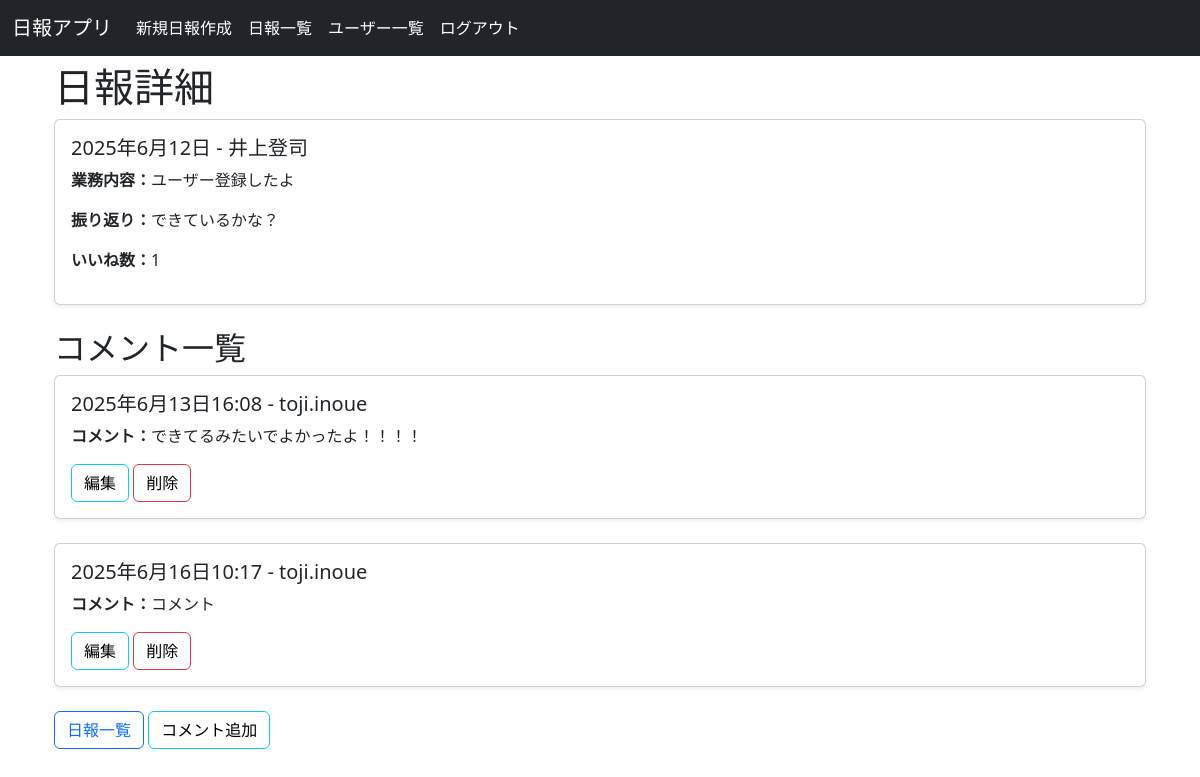
/reportapp/detail/7/ (signed in), run on an earlier commit of the app's database.
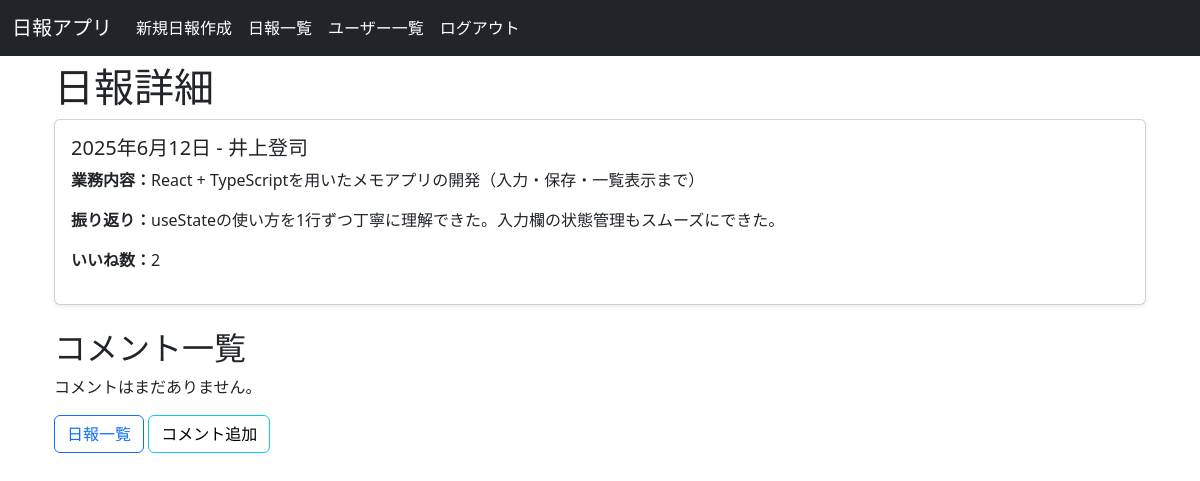
And on a later commit of the database.
### reportapp/models.py (models this page shows, shortened)
class Report(models.Model):
    data = models.DateField(default=timezone.now)
    author = models.ForeignKey(User, on_delete=models.CASCADE, null=True)
    content = models.TextField(blank=False)
    comment = models.TextField(blank=False)
    created_at = models.DateTimeField(auto_now_add=True)
    updated_at = models.DateTimeField(auto_now=True)
    likes = models.ManyToManyField(User, related_name='liked_reports', blank=True)

class Comment(models.Model):
    report = models.ForeignKey(Report, on_delete=models.CASCADE, related_name='comments')
    author = models.ForeignKey(User, on_delete=models.CASCADE)
    content = models.TextField(blank=False)
    created_at = models.DateTimeField(auto_now_add=True)

### reportapp/views.py (the view)
# urls.py: path('detail/<int:pk>/', views.ReportDetail.as_view(), name='report_detail'),
class ReportDetail(LoginRequiredMixin, DetailView):
    model = Report
    template_name = 'reportapp/report_detail.html'

### reportapp/templates/reportapp/report_detail.html
{% extends 'base.html' %}
{% block content %}
<div class="container">
    <h1 style="padding-top: 15px;">日報詳細</h1>
    <div class="row">
        <div class="col-md-12 mb-4">
            <div class="card shadow-sm">
                <div class="card-body">
                    <h5 class="card-title">{{ object.data }} - {{ object.author }}</h5>
                    <p><strong>業務内容：</strong>{{ object.content|linebreaksbr }}</p>
                    <p><strong>振り返り：</strong>{{ object.comment|linebreaksbr }}</p>
                    <p><strong>いいね数：</strong>{{ object.likes.count }}</p>
                </div>
            </div>
        </div>
    </div>
    <h2>コメント一覧</h2>
    {% if object.comments.all %}
        {% for comment in object.comments.all %}
            <div class="row">
                <div class="col-md-12 mb-4">
                    <div class="card shadow-sm">
                        <div class="card-body">
                            <h5 class="card-title">{{ comment.created_at }} - {{ comment.author }}</h5>
                            <p><strong>コメント：</strong>{{ comment.content|linebreaksbr }}</p>
                            {% if comment.author == user or user.is_superuser %}
                            <a href="{% url 'reportapp:comment_update' comment.pk %}" class="btn btn-outline-info text-black">編集</a>
                            <a href="{% url 'reportapp:comment_delete' comment.pk %}" class="btn btn-outline-danger text-black">削除</a>
                            {% endif %}
                        </div>
                    </div>
                </div>
            </div>
        {% endfor %}
    {% else %}
        <p>コメントはまだありません。</p>
    {% endif %}
    <a href="{% url 'reportapp:report_list' %}" class="btn btn-outline-primary">日報一覧</a>
    <a href="{% url 'reportapp:report_comment' report.pk %}" class="btn btn-outline-info text-black">コメント追加</a>
</div>
{% endblock %}

What changed in the data, as far as the page shows it:
removed Comment: created_at "2025年6月13日16:08", author "toji.inoue", content "できてるみたいでよかったよ！！！！", shows "編集"
removed Comment: created_at "2025年6月16日10:17", author "toji.inoue", content "コメント", shows "編集"
changed Report "井上登司": content "ユーザー登録したよ" → "React + TypeScriptを用いたメモアプリの開発（入力・保存・一覧表示まで）"; comment "できているかな？" → "useStateの使い方を1行ずつ丁寧に理解できた。入力欄の状態管理もスムーズにできた。"; likes.count "1" → "2"
Also different on the page:
text now shown: "コメントはまだありません。"
